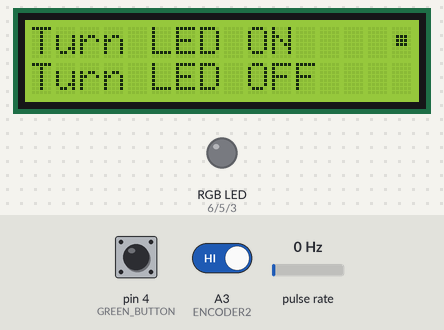
Recording of a sketch running on a simulated Arduino Uno, built with avr-gcc and run on an emulated ATmega328P. Parts: 16×2 character LCD, an RGB LED mixed from three pins (HIGH = lit). Wiring (inferred from the names in the program): pulse sensor: data A2. The test bench sets the inputs (shaded band); at power-on: pulse rate 0 Hz, A3 (ENCODER2) HIGH, pin 4 (GREEN_BUTTON) HIGH.

Above: at 1.3 s.
1.4 s: pulse rate (sensor on A2) set to 4 Hz
At 2.05 s:
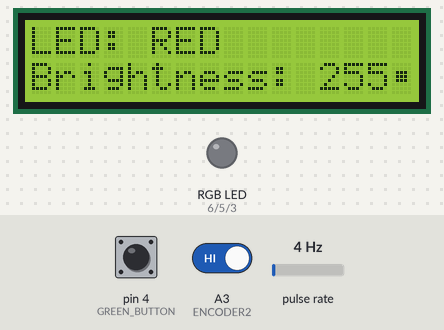
3.9 s: A3 (ENCODER2) driven LOW
At 4.36 s:
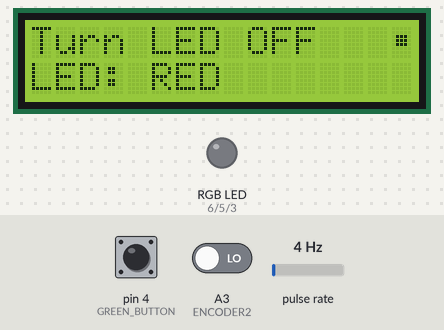
6.5 s: pin 4 (GREEN_BUTTON) pulsed LOW 5 times (0.12 s each, 0.3 s apart)
At 7.61 s:
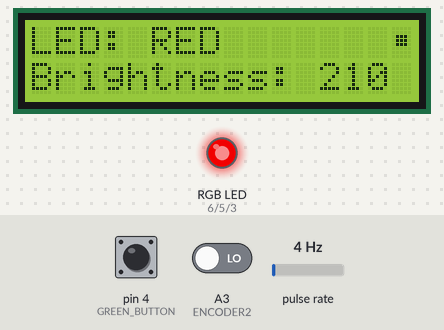
9.5 s: pin 4 (GREEN_BUTTON) pulled LOW for 0.15 s
At 9.79 s:
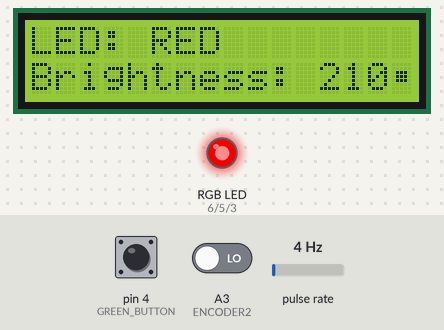
10.2 s: A3 (ENCODER2) driven HIGH
At 10.61 s:
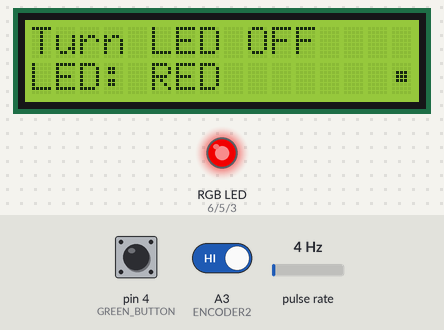
12.7 s: pin 4 (GREEN_BUTTON) pulled LOW for 1 s
At 13.47 s:
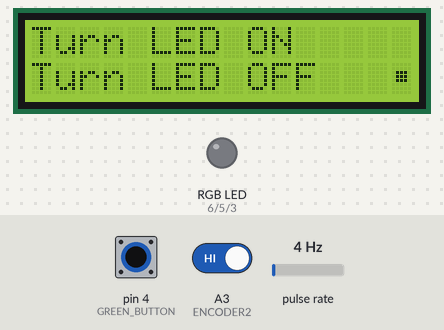
Timing chart, 0 to 15.3 s (numbered marks = the images above; inputs shaded):
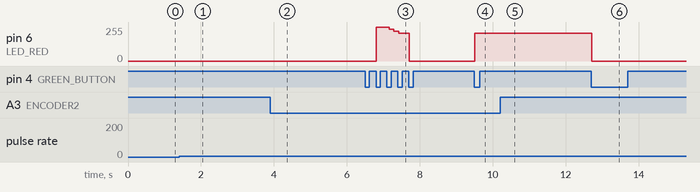

Measured:
- after the input at 1.4 s, the display: first changes after 0.25 s (image 1 shows a later state)
- after the input at 6.5 s, pin 6 (LED_RED): 0/255 → 255/255 after 0.31 s, → 240/255 0.36 s later, → 225/255 0.12 s later, → 210/255 0.13 s later, … (5 changes in this stretch)
- after the input at 9.5 s, pin 6 (LED_RED): 0/255 → 210/255 at once
- after the input at 10.2 s, the display: first changes after 0.20 s (image 5 shows a later state)
- after the input at 12.7 s, pin 6 (LED_RED): 210/255 → 0/255 at once

The sketch:

lcd_led_menu.ino
```cpp
#include <LiquidCrystal_I2C.h>
#include <util/atomic.h>

#define LED_RED 6
#define LED_GREEN 5
#define LED_BLUE 3

#define ENCODER1 A2
#define ENCODER2 A3

#define RED_BUTTON 2
#define GREEN_BUTTON 4

#define DEBOUNCING_PERIOD 100
#define BUTTON_DEBOUNCE_PERIOD 10UL

#define UP 0
#define DOWN 1

#define ENC_MENU_STATE 0
#define ENC_LED_STATE 1
#define ENC_BRIGHT_STATE 2

LiquidCrystal_I2C lcd(0x27, 16, 2);

byte selection_dot[8] = {
  B00000,
  B00000,
  B01110,
  B01110,
  B01110,
  B00000,
  B00000,
  B00000,
};

int brightness = 255;
const int menu_length = 4;
String menu[menu_length] = {"Turn LED ON     ", "Turn LED OFF    ", "LED: RED        ", "Brightness: 255"};
int menu_index = 0;
int current_lcd_row = 0;

void init_LCD(){
  lcd.print(menu[0]);
  lcd.setCursor(0, 1);
  lcd.print(menu[1]);
  lcd.createChar(0, selection_dot);
  lcd.setCursor(15, 0);
  lcd.write(byte(0));
}


void setup() {
  pinMode(LED_RED, OUTPUT);
  pinMode(LED_BLUE, OUTPUT);
  pinMode(LED_GREEN, OUTPUT);

  pinMode(GREEN_BUTTON, INPUT_PULLUP);
  pinMode(RED_BUTTON, INPUT_PULLUP);

  pinMode(ENCODER1, INPUT_PULLUP);
  pinMode(ENCODER2, INPUT_PULLUP);

  PCICR |=  (1 << PCIE1);
  PCMSK1 |= (1 << PCINT10);

  lcd.init();
  lcd.backlight();
  init_LCD();
}


int enc_state = ENC_MENU_STATE;
volatile int encoder1 = HIGH;
volatile int encoder2 = HIGH;
volatile unsigned long encoderTimeStamp = 0UL;
ISR(PCINT1_vect){
  encoder1 = digitalRead(ENCODER1);
  encoder2 = digitalRead(ENCODER2);
  encoderTimeStamp = millis();
}


int LEDS[3] = {LED_RED, LED_GREEN, LED_BLUE};
int LED_index = 0;

void moveMenu(int direction){
  //delete current selection dot
  lcd.setCursor(15, current_lcd_row);
  lcd.print(" ");

  if(direction == DOWN){
    menu_index = (menu_index+1)%menu_length;

    if(current_lcd_row == 0){
      current_lcd_row = 1;
    }
    else{
      if(menu_index == 0){
        current_lcd_row = 0;
        lcd.setCursor(0, 0);
        lcd.print(menu[menu_index]);
        lcd.setCursor(0, 1);
        lcd.print(menu[menu_index+1]);
      }
      else{
        lcd.setCursor(0, 0);
        lcd.print(menu[menu_index-1]);
        lcd.setCursor(0, 1);
        lcd.print(menu[menu_index]);
      }
    }
  }
  else{
    menu_index = (menu_index-1) < 0 ? menu_length-1 : menu_index-1;

    if(current_lcd_row == 1){
      current_lcd_row = 0;
    }
    else{
      if(menu_index == menu_length-1){
        current_lcd_row = 1;
        lcd.setCursor(0, 0);
        lcd.print(menu[menu_index-1]);
        lcd.setCursor(0, 1);
        lcd.print(menu[menu_index]);
      }
      else{
        lcd.setCursor(0, 0);
        lcd.print(menu[menu_index]);
        lcd.setCursor(0, 1);
        lcd.print(menu[menu_index+1]);
      }
    }
  }
  lcd.setCursor(15, current_lcd_row);
  lcd.write(byte(0));
}


void performAction(){

  switch(menu_index){
    case 0:
      analogWrite(LEDS[LED_index], brightness);
      break;
    case 1:
      analogWrite(LEDS[LED_index], 0);
      break;
    case 2:
      enc_state = enc_state == 1 ? 0 : 1;
      break;
    case 3:
      enc_state = enc_state == 2 ? 0 : 2;
      break;
  }

}

void changeLED(int direction){

  if(direction == UP) LED_index = (LED_index+1)%3;
  else LED_index = LED_index-1 < 0 ? 2 : (LED_index-1);

  switch(LEDS[LED_index]){
    case LED_RED:
      menu[2] = "LED: RED        ";
      break;
    case LED_GREEN:
      menu[2] = "LED: GREEN      ";
      break;
    case LED_BLUE:
      menu[2] = "LED: BLUE       ";
      break;
  }

  lcd.setCursor(0, current_lcd_row);
  lcd.print(menu[2]);
  lcd.setCursor(15, current_lcd_row);
  lcd.write(byte(0));
}


void changeBrightness(int direction){
  if(direction == UP) brightness = min(255, brightness+15);
  else brightness = max(0, brightness-15);

  String white_space = "";
  int ws_length = 16 - 12 - String(brightness).length();
  for(int i=0; i<ws_length; i++) white_space += " ";

  menu[3] = "Brightness: " + String(brightness) + white_space;
  lcd.setCursor(0, current_lcd_row);
  lcd.print(menu[3]);
  lcd.setCursor(15, current_lcd_row);
  lcd.write(byte(0));
  analogWrite(LEDS[LED_index], brightness);
}

bool isGreenButtonPressed(){
  static int debounced_button_state = HIGH;
  static int previous_reading = HIGH;
  static unsigned long last_change_time = 0UL;
  bool isPressed = false;

  int current_reading = digitalRead(GREEN_BUTTON);

  if (previous_reading != current_reading) last_change_time = millis();

  if (millis() - last_change_time > BUTTON_DEBOUNCE_PERIOD){
    if (current_reading != debounced_button_state){
      if (debounced_button_state == HIGH && current_reading == LOW){
        isPressed = true;
      }
      debounced_button_state = current_reading;
    }
  }
  previous_reading = current_reading;

  return isPressed;
}


bool isRedButtonPressed(){
  static int debounced_button_state = HIGH;
  static int previous_reading = HIGH;
  static unsigned long last_change_time = 0UL;
  bool isPressed = false;

  int current_reading = digitalRead(RED_BUTTON);

  if (previous_reading != current_reading) last_change_time = millis();

  if (millis() - last_change_time > BUTTON_DEBOUNCE_PERIOD){
    if (current_reading != debounced_button_state){
      if (debounced_button_state == HIGH && current_reading == LOW){
        isPressed = true;
      }
      debounced_button_state = current_reading;
    }
  }
  previous_reading = current_reading;

  return isPressed;
}


int encoderValue = 0;
int lastEn1 = LOW;
unsigned long lastChangeTimeStamp = 0UL;


void loop() {
  int en1;
  int en2;
  unsigned long timestamp;

  ATOMIC_BLOCK(ATOMIC_RESTORESTATE){
    en1 = encoder1;
    en2 = encoder2;
  }


  if(en1 == LOW && millis() > lastChangeTimeStamp + DEBOUNCING_PERIOD){
    if(enc_state == ENC_MENU_STATE){
      if(en2 == HIGH) moveMenu(DOWN);
      else moveMenu(UP);
    }
    else if(enc_state == ENC_LED_STATE){
      if(en2 == HIGH) changeLED(UP);
      else changeLED(DOWN);
    }
    else if(enc_state == ENC_BRIGHT_STATE){
      if(en2 == HIGH) changeBrightness(UP);
      else changeBrightness(DOWN);
    }
    lastChangeTimeStamp = millis();
  }

  if(isGreenButtonPressed()){
    performAction();
  }

}
```
